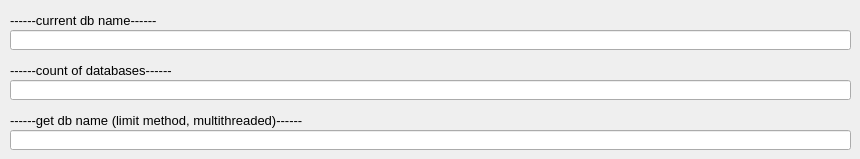
       <widget class="QWidget" name="tab_13">
        <attribute name="title">
         <string>bases</string>
        </attribute>
        <widget class="QLabel" name="label_4">
         <property name="geometry">
          <rect>
           <x>10</x>
           <y>10</y>
           <width>151</width>
           <height>20</height>
          </rect>
         </property>
         <property name="font">
          <font>
           <pointsize>10</pointsize>
          </font>
         </property>
         <property name="text">
          <string>------current db name------</string>
         </property>
        </widget>
        <widget class="QLabel" name="label_49">
         <property name="geometry">
          <rect>
           <x>10</x>
           <y>110</y>
           <width>381</width>
           <height>20</height>
          </rect>
         </property>
         <property name="font">
          <font>
           <pointsize>10</pointsize>
          </font>
         </property>
         <property name="text">
          <string>------get db name (limit method, multithreaded)------</string>
         </property>
        </widget>
        <widget class="QLineEdit" name="q_my_dbs_count">
         <property name="geometry">
          <rect>
           <x>10</x>
           <y>80</y>
           <width>841</width>
           <height>20</height>
          </rect>
         </property>
         <property name="font">
          <font>
           <pointsize>9</pointsize>
          </font>
         </property>
         <property name="text">
          <string/>
         </property>
        </widget>
        <widget class="QLineEdit" name="q_my_curr_db_name">
         <property name="geometry">
          <rect>
           <x>10</x>
           <y>30</y>
           <width>841</width>
           <height>20</height>
          </rect>
         </property>
         <property name="font">
          <font>
           <pointsize>9</pointsize>
          </font>
         </property>
         <property name="text">
          <string/>
         </property>
        </widget>
        <widget class="QLabel" name="label_51">
         <property name="geometry">
          <rect>
           <x>10</x>
           <y>60</y>
           <width>171</width>
           <height>20</height>
          </rect>
         </property>
         <property name="font">
          <font>
           <pointsize>10</pointsize>
          </font>
         </property>
         <property name="text">
          <string>------count of databases------</string>
         </property>
        </widget>
        <widget class="QLineEdit" name="q_my_get_db_name2">
         <property name="geometry">
          <rect>
           <x>10</x>
           <y>130</y>
           <width>841</width>
           <height>20</height>
          </rect>
         </property>
         <property name="font">
          <font>
           <pointsize>9</pointsize>
          </font>
         </property>
         <property name="text">
          <string/>
         </property>
        </widget>
       </widget>
